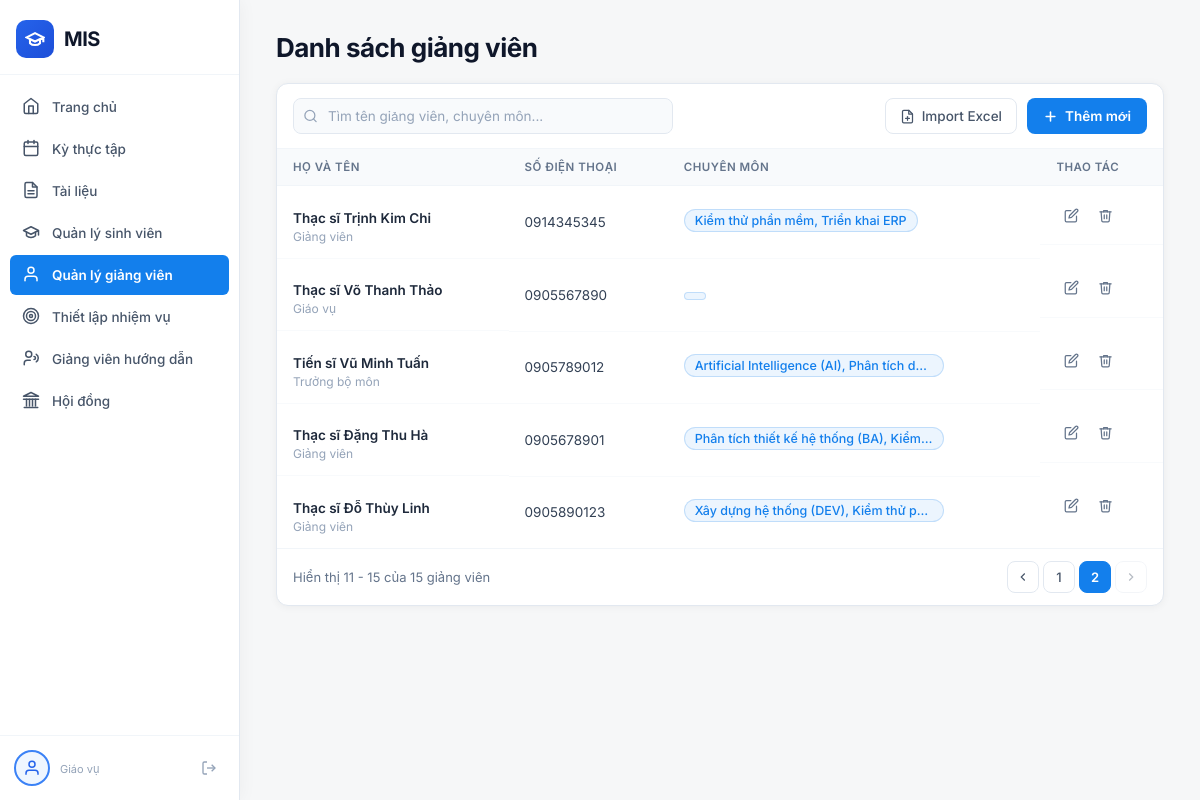
/giao-vu/quan-ly-giang-vien/?page=2, run on the app's committed database.
### Home/models.py (models this page shows, shortened)
class GiangVien(models.Model):
    HOC_VI_CHOICES = [
        ('Thạc sĩ', 'Thạc sĩ'),
        ('Tiến sĩ', 'Tiến sĩ'),
        ('Phó Giáo sư', 'Phó Giáo sư'),
        ('Giáo sư', 'Giáo sư'),
    ]
    CHUC_VU_CHOICES = [
        ('Giảng viên', 'Giảng viên'),
        ('Trưởng bộ môn', 'Trưởng bộ môn'),
        ('Giáo vụ', 'Giáo vụ'),
    ]
    CHUYEN_MON_CHOICES = [
        ('Phân tích thiết kế hệ thống (BA)', 'Phân tích thiết kế hệ thống (BA)'),
        ('Xây dựng hệ thống (DEV)', 'Xây dựng hệ thống (DEV)'),
        ('Artificial Intelligence (AI)', 'Artificial Intelligence (AI)'),
        ('Kiểm thử phần mềm', 'Kiểm thử phần mềm'),
        ('Phân tích dữ liệu (BI)', 'Phân tích dữ liệu (BI)'),
        ('An toàn bảo mật thông tin', 'An toàn bảo mật thông tin'),
        ('Triển khai ERP', 'Triển khai ERP'),
    ]
    ma_gv = models.CharField(max_length=20, primary_key=True)
    ho_ten = models.CharField(max_length=255)
    chuc_vu = models.CharField(max_length=100, choices=CHUC_VU_CHOICES, default='Giảng viên')
    hoc_vi = models.CharField(max_length=100, choices=HOC_VI_CHOICES, default='Thạc sĩ')
    chuyen_mon = models.CharField(max_length=500) # Lưu chuỗi các chuyên môn ghép lại
    so_dien_thoai = models.CharField(max_length=15, null=True, blank=True)

### GiaoVu/views.py (the view, shortened to what this page needs)
# urls.py: path('quan-ly-giang-vien/', views.ql_giang_vien_view, name='giaovu_qlgiangvien'),
def ql_giang_vien_view(request):
    search_query = request.GET.get('q', '').strip()
    gv_list = GiangVien.objects.all().order_by('ho_ten')
    if search_query:
        gv_list = gv_list.filter(
            Q(ho_ten__icontains=search_query) | Q(chuyen_mon__icontains=search_query)
        )
    paginator = Paginator(gv_list, 10)
    page_obj  = paginator.get_page(request.GET.get('page', 1))
    hoc_vi_choices = [c[0] for c in GiangVien.HOC_VI_CHOICES]
    chuc_vu_choices = [c[0] for c in GiangVien.CHUC_VU_CHOICES]
    chuyen_mon_choices = [c[0] for c in GiangVien.CHUYEN_MON_CHOICES]
    context = {
        'current_page' : 'qlgiangvien',
        'page_obj'     : page_obj,
        'search_query' : search_query,
        'hoc_vi_choices': hoc_vi_choices,
        'chuc_vu_choices': chuc_vu_choices,
        'chuyen_mon_choices': chuyen_mon_choices,
    }
    return render(request, 'GiaoVu/giang_vien.html', context)

### GiaoVu/templates/GiaoVu/giang_vien.html (shortened to what this page needs)
{% extends 'GiaoVu/home.html' %}
{% load static %}
{% block extra_css %}
<link rel="stylesheet" href="{% static 'GiaoVu/css/giang_vien.css' %}">
{% endblock %}
{% block content %}
<div class="page-container">
    <div class="page-header">
        <h1 class="page-title">Danh sách giảng viên</h1>
    </div>
    <div class="table-card">
        <div class="table-toolbar">
            <form method="get" class="search-form" id="searchForm">
                <div class="search-box">
                    <input type="text" name="q" value="{{ search_query }}"
                        placeholder="Tìm tên giảng viên, chuyên môn..." class="search-input" id="searchInput"
                        autocomplete="off">
                </div>
            </form>
            <div class="toolbar-actions">
                <button class="btn-import" id="btnImport" type="button">
                    <svg viewBox="0 0 24 24" fill="none" stroke="currentColor" stroke-width="2" stroke-linecap="round"
                        stroke-linejoin="round">
                        <path d="M14 2H6a2 2 0 0 0-2 2v16a2 2 0 0 0 2 2h12a2 2 0 0 0 2-2V8z" />
                        <polyline points="14 2 14 8 20 8" />
                        <line x1="12" y1="18" x2="12" y2="12" />
                        <line x1="9" y1="15" x2="15" y2="15" />
                    </svg>
                    Import Excel
                </button>
                <button class="btn-primary" id="btnThemMoi" type="button">
                    <svg viewBox="0 0 24 24" fill="none" stroke="currentColor" stroke-width="2.5" stroke-linecap="round"
                        stroke-linejoin="round">
                        <line x1="12" y1="5" x2="12" y2="19" />
                        <line x1="5" y1="12" x2="19" y2="12" />
                    </svg>
                    Thêm mới
                </button>
            </div>
        </div>
        <table class="gv-table">
            <thead>
                <tr>
                    <th>HỌ VÀ TÊN</th>
                    <th>SỐ ĐIỆN THOẠI</th>
                    <th>CHUYÊN MÔN</th>
                    <th>THAO TÁC</th>
                </tr>
            </thead>
            <tbody>
                {% for gv in page_obj %}
                <tr>
                    <td class="td-hoten">
                        <span class="gv-name">{{ gv.hoc_vi }} {{ gv.ho_ten }}</span>
                        <span class="gv-chucvu">{{ gv.chuc_vu }}</span>
                    </td>
                    <td class="td-phone">{{ gv.so_dien_thoai|default:"—" }}</td>
                    <td><span class="badge-chuyen-mon">{{ gv.chuyen_mon }}</span></td>
                    <td class="td-actions">
                        <button class="btn-action btn-edit" type="button" title="Chỉnh sửa"
                            onclick="openEditModal('{{ gv.ma_gv }}', '{{ gv.ho_ten }}', '{{ gv.hoc_vi }}', '{{ gv.chuc_vu }}', '{{ gv.chuyen_mon }}', '{{ gv.so_dien_thoai }}')">
                            <svg viewBox="0 0 24 24" fill="none" stroke="currentColor" stroke-width="2"
                                stroke-linecap="round" stroke-linejoin="round">
                                <path d="M11 4H4a2 2 0 0 0-2 2v14a2 2 0 0 0 2 2h14a2 2 0 0 0 2-2v-7" />
                                <path d="M18.5 2.5a2.121 2.121 0 0 1 3 3L12 15l-4 1 1-4 9.5-9.5z" />
                            </svg>
                        </button>
                        <button class="btn-action btn-delete" type="button" title="Xóa"
                            onclick="confirmDeleteGV('{{ gv.ma_gv }}', '{{ gv.ho_ten }}')">
                            <svg viewBox="0 0 24 24" fill="none" stroke="currentColor" stroke-width="2"
                                stroke-linecap="round" stroke-linejoin="round">
                                <polyline points="3 6 5 6 21 6" />
                                <path d="M19 6l-1 14a2 2 0 0 1-2 2H8a2 2 0 0 1-2-2L5 6" />
                                <path d="M10 11v6" />
                                <path d="M14 11v6" />
                                <path d="M9 6V4h6v2" />
                            </svg>
                        </button>
                    </td>
                </tr>
                {% empty %}
                <tr>
                    <td colspan="4" class="empty-row">Chưa có giảng viên nào.</td>
                </tr>
                {% endfor %}
            </tbody>
        </table>
        <div class="pagination-bar">
            {% if page_obj.paginator.count > 0 %}
            <span class="pagination-info">Hiển thị {{ page_obj.start_index }} - {{ page_obj.end_index }} của {{ page_obj.paginator.count }} giảng viên</span>
            {% else %}
            <span class="pagination-info">Không có dữ liệu</span>
            {% endif %}
            <div class="pagination-btns">
                {% if page_obj.has_previous %}
                <a href="?page={{ page_obj.previous_page_number }}{% if search_query %}&q={{ search_query }}{% endif %}" class="pg-btn">
                    <svg viewBox="0 0 24 24" fill="none" stroke="currentColor" stroke-width="2"><polyline points="15 18 9 12 15 6" /></svg>
                </a>
                {% else %}
                <button class="pg-btn" type="button" disabled>
                    <svg viewBox="0 0 24 24" fill="none" stroke="currentColor" stroke-width="2"><polyline points="15 18 9 12 15 6" /></svg>
                </button>
                {% endif %}
                {% for num in page_obj.paginator.page_range %}
                    {% if num == page_obj.number %}
                    <span class="pg-btn pg-active">{{ num }}</span>
                    {% else %}
                    <a href="?page={{ num }}{% if search_query %}&q={{ search_query }}{% endif %}" class="pg-btn">{{ num }}</a>
                    {% endif %}
                {% endfor %}
                {% if page_obj.has_next %}
                <a href="?page={{ page_obj.next_page_number }}{% if search_query %}&q={{ search_query }}{% endif %}" class="pg-btn">
                    <svg viewBox="0 0 24 24" fill="none" stroke="currentColor" stroke-width="2"><polyline points="9 18 15 12 9 6" /></svg>
                </a>
                {% else %}
                <button class="pg-btn" type="button" disabled>
                    <svg viewBox="0 0 24 24" fill="none" stroke="currentColor" stroke-width="2"><polyline points="9 18 15 12 9 6" /></svg>
                </button>
                {% endif %}
            </div>
        </div>
    </div>
</div>
{% endblock %}

### GiaoVu/static/GiaoVu/css/home.css (style rules this page uses)
:root { --sidebar-width: 240px; --radius-sm: 6px; --transition: all 0.22s cubic-bezier(0.4, 0, 0.2, 1); --gray-100: #f1f5f9; --gray-200: #e2e8f0; --gray-400: #94a3b8; --gray-800: #1e293b; --gray-900: #0f172a; --red: #dc2626; --red-bg: #fef2f2; }
*, *::before, *::after { box-sizing: border-box; margin: 0; padding: 0; }
body { font-family: 'Inter', -apple-system, BlinkMacSystemFont, sans-serif; background: #F6F7F8; color: var(--gray-800); display: flex; min-height: 100vh; }
a { text-decoration: none; color: inherit; }
button { cursor: pointer; border: none; background: none; font-family: inherit; }
svg { display: block; }

### GiaoVu/static/GiaoVu/css/giang_vien.css (style rules this page uses)
.page-container { padding: 32px 36px; }
.page-header { margin-bottom: 20px; }
.page-title { font-size: 26px; font-weight: 700; color: #0f172a; letter-spacing: -0.5px; }
.table-card { background: #fff; border-radius: 12px; border: 1px solid #e2e8f0; box-shadow: 0 1px 8px rgba(0, 0, 0, 0.05); overflow: hidden; }
.table-toolbar { display: flex; align-items: center; justify-content: space-between; gap: 12px; padding: 14px 16px; border-bottom: 1px solid #f1f5f9; }
.search-form { flex: 1; max-width: 380px; }
.search-box { position: relative; }
.search-input { width: 100%; height: 36px; padding: 0 12px 0 34px; border: 1px solid #e2e8f0; border-radius: 8px; font-size: 13.5px; font-family: 'Inter', sans-serif; color: #1e293b; background: #f8fafc; transition: border-color 0.18s, box-shadow 0.18s, background 0.18s; }
.search-input::placeholder { color: #94a3b8; }
.toolbar-actions { display: flex; align-items: center; gap: 10px; }
.btn-import { display: flex; align-items: center; gap: 7px; height: 36px; padding: 0 14px; border: 1px solid #e2e8f0; border-radius: 8px; font-size: 13.5px; font-weight: 500; color: #475569; background: #fff; cursor: pointer; transition: all 0.18s; font-family: 'Inter', sans-serif; }
.btn-import svg { width: 15px; height: 15px; }
.btn-primary { display: flex; align-items: center; gap: 7px; height: 36px; padding: 0 16px; background: #137FEC; color: #fff; border-radius: 8px; font-size: 13.5px; font-weight: 600; cursor: pointer; border: none; transition: background 0.18s, transform 0.12s; font-family: 'Inter', sans-serif; }
.btn-primary svg { width: 15px; height: 15px; }
.gv-table { width: 100%; border-collapse: collapse; }
.gv-table thead tr { background: #f8fafc; }
.gv-table th { padding: 11px 16px; text-align: left; font-size: 11.5px; font-weight: 600; color: #64748b; letter-spacing: 0.5px; text-transform: uppercase; border-bottom: 1px solid #f1f5f9; white-space: nowrap; }
.gv-table td { padding: 14px 16px; font-size: 13.5px; color: #334155; border-bottom: 1px solid #f8fafc; vertical-align: middle; }
.gv-table tbody tr:last-child td { border-bottom: none; }
.td-hoten { display: flex; flex-direction: column; gap: 3px; }
.gv-name { font-weight: 600; color: #1e293b; font-size: 13.5px; }
.gv-chucvu { font-size: 12px; color: #94a3b8; }
.td-phone { color: #475569; font-size: 13.5px; }
.badge-chuyen-mon { display: inline-block; padding: 3px 10px; border-radius: 20px; font-size: 12.5px; font-weight: 500; background: rgba(19, 127, 236, 0.08); color: #137FEC; border: 1px solid rgba(19, 127, 236, 0.2); max-width: 260px; white-space: nowrap; overflow: hidden; text-overflow: ellipsis; }
.td-actions { display: flex; align-items: center; gap: 4px; }
.btn-action { width: 30px; height: 30px; display: flex; align-items: center; justify-content: center; border-radius: 6px; cursor: pointer; border: none; background: none; transition: all 0.15s; }
.btn-action svg { width: 15px; height: 15px; }
.btn-edit { color: #64748b; }
.btn-delete { color: #64748b; }
.pagination-bar { display: flex; align-items: center; justify-content: space-between; padding: 12px 16px; border-top: 1px solid #f1f5f9; flex-wrap: wrap; gap: 8px; }
.pagination-info { font-size: 13px; color: #64748b; }
.pagination-btns { display: flex; align-items: center; gap: 4px; }
.pg-btn { min-width: 32px; height: 32px; display: inline-flex; align-items: center; justify-content: center; padding: 0 6px; border-radius: 8px; border: 1px solid #e2e8f0; background: #fff; color: #475569; font-size: 13px; font-weight: 500; cursor: pointer; text-decoration: none; transition: all 0.15s; font-family: 'Inter', sans-serif; }
.pg-btn.pg-active { background: #137FEC; border-color: #137FEC; color: #fff; font-weight: 600; cursor: default; }
.pg-btn[disabled] { opacity: 0.4; cursor: not-allowed; }
.pg-btn svg { width: 14px; height: 14px; }

### data on the page
GiangVien: hoc_vi "Thạc sĩ", ho_ten "Trịnh Kim Chi", chuc_vu "Giảng viên", so_dien_thoai "0914345345", chuyen_mon "Kiểm thử phần mềm, Triển khai ERP"
GiangVien: hoc_vi "Thạc sĩ", ho_ten "Võ Thanh Thảo", chuc_vu "Giáo vụ", so_dien_thoai "0905567890"
GiangVien: hoc_vi "Tiến sĩ", ho_ten "Vũ Minh Tuấn", chuc_vu "Trưởng bộ môn", so_dien_thoai "0905789012", chuyen_mon "Artificial Intelligence (AI), Phân tích d…"
GiangVien: hoc_vi "Thạc sĩ", ho_ten "Đặng Thu Hà", chuc_vu "Giảng viên", so_dien_thoai "0905678901", chuyen_mon "Phân tích thiết kế hệ thống (BA), Kiểm…"
GiangVien: hoc_vi "Thạc sĩ", ho_ten "Đỗ Thùy Linh", chuc_vu "Giảng viên", so_dien_thoai "0905890123", chuyen_mon "Xây dựng hệ thống (DEV), Kiểm thử p…"

### other printed values
{{ page_obj.start_index }} "11"
{{ page_obj.end_index }} "15"
{{ page_obj.paginator.count }} "15"
{{ num }} "1"
{{ num }} "2"
